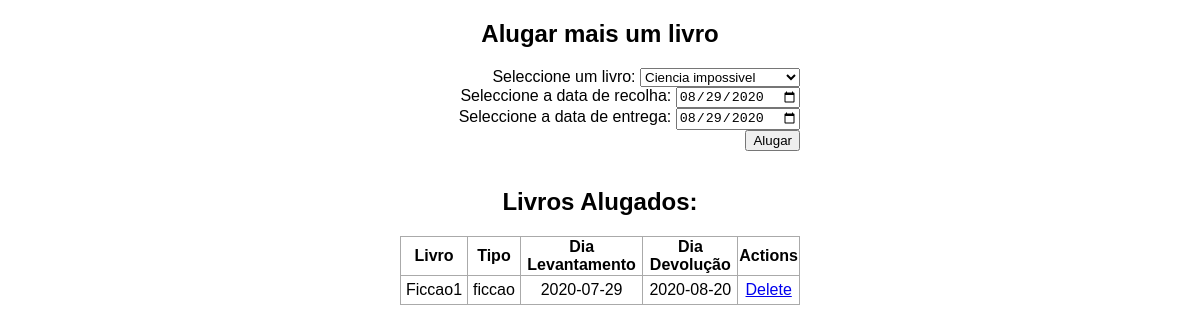
Before: / with the older database file.
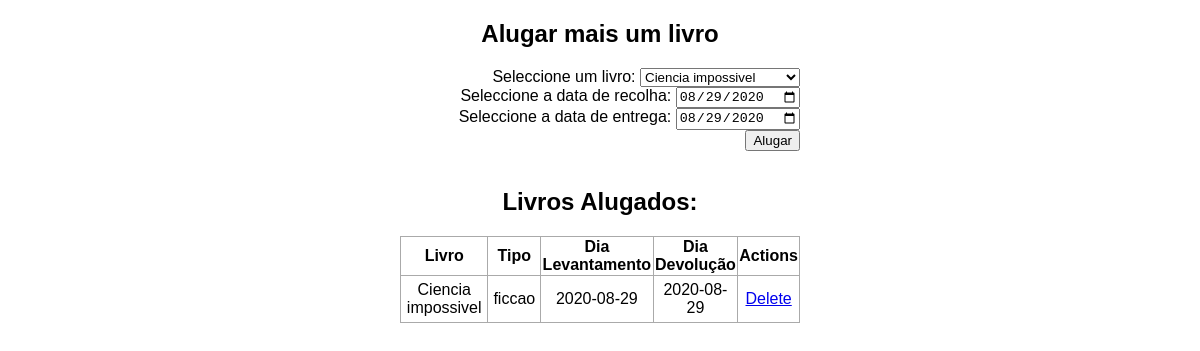
After: the same page with the newer database file.
### app.py (models this page shows, shortened)
class Todo(db.Model):
    id = db.Column(db.Integer, primary_key=True)
    content = db.Column(db.String(200), nullable=False)
    book_type = db.Column(db.String(200), nullable=False)
    DateTake = db.Column(db.DateTime, default=datetime.utcnow)
    DateReturn = db.Column(db.DateTime, default=datetime.utcnow)

### app.py (the view)
@app.route('/', methods=['POST', 'GET'])
def index():
    if request.method == 'POST':
        DateTake = datetime.strptime(request.form['DateTake'], '%Y-%m-%d')
        DateReturn =datetime.strptime(request.form['DateReturn'], '%Y-%m-%d')
        book_name= request.form['bookDropdown']
        book_type= books[book_name]["type"]
        new_task = Todo(content=book_name,book_type=book_type, DateTake=DateTake,DateReturn=DateReturn)
        db.session.add(new_task)
        db.session.commit()
        return redirect('/')
    else:
        tasks = Todo.query.order_by(Todo.DateTake).all()
        return render_template('index.html', tasks=tasks,books=books, today=datetime.today().strftime("%Y-%m-%d"))

### templates/index.html (shortened to what this page needs)
{% extends 'base.html' %}
{% block body %}
<div class="content">
    <h2 style="text-align: center">Alugar mais um livro</h2>
    <div class="form">
        <form action="/" method="POST">
            Seleccione um livro:
            <select class="bookForm" id="bookDropdown" type="text" name="bookDropdown" >
                {% for book in books %}
                <option id={{book}} value="{{book}}">{{book}}</option>
                {% endfor %}
           </select>
            <br>
            Seleccione a data de recolha:
            <input type="date"  name="DateTake" id="DateTake" value ="{{today}}">
             <br>
            Seleccione a data de entrega:
            <input type="date" name="DateReturn" id="DateReturn" value ="{{today}}">
            <input type="submit" value="Alugar" >
        </form>
    </div>
    <br>
    {% if tasks|length < 1 %}
    <h4 style="text-align: center">Sem livros alugados</h4>
    {% else %}
    <table>
        <h2 style="text-align: center">Livros Alugados:</h2>
        <tr>
            <th>Livro</th>
            <th>Tipo</th>
            <th>Dia Levantamento</th>
            <th>Dia Devolução</th>
            <th>Actions</th>
        </tr>
        {% for task in tasks %}
            <tr>
                <td>{{ task.content }}</td>
                <td>{{ task.book_type }}</td>
                <td>{{ task.DateTake.date() }}</td>
                <td>{{ task.DateReturn.date() }}</td>
                <td>
                    <a href="/delete/{{task.id}}">Delete</a>
                </td>
            </tr>
        {% endfor %}
    </table>
    {% endif %}
</div>
{% endblock %}

### templates/base.html (shortened to what this page needs)
<!DOCTYPE html>
<html lang="en">
    <head>
        <link rel="stylesheet" href="{{ url_for('static', filename='css/main.css') }}">
    </head>
    <body>
        {% block body %}{% endblock %}
    </body>
</html>

### static/css/main.css (style rules this page uses)
body, html { margin: 0; font-family: sans-serif; }
.content { margin: 0 auto; width: 400px; }
table, td, th { border: 1px solid #aaa; }
table { border-collapse: collapse; width: 100%; }
th { height: 30px; }
td { text-align: center; padding: 5px; }
.form { margin-top: 20px; text-align: right; }

Changed rows visible on the page:
removed Todo: content "Ficcao1", book_type "ficcao", DateTake "2020-07-29", DateReturn "2020-08-20"
added Todo: content "Ciencia impossivel", book_type "ficcao", DateTake "2020-08-29", DateReturn "2020-08-29"
